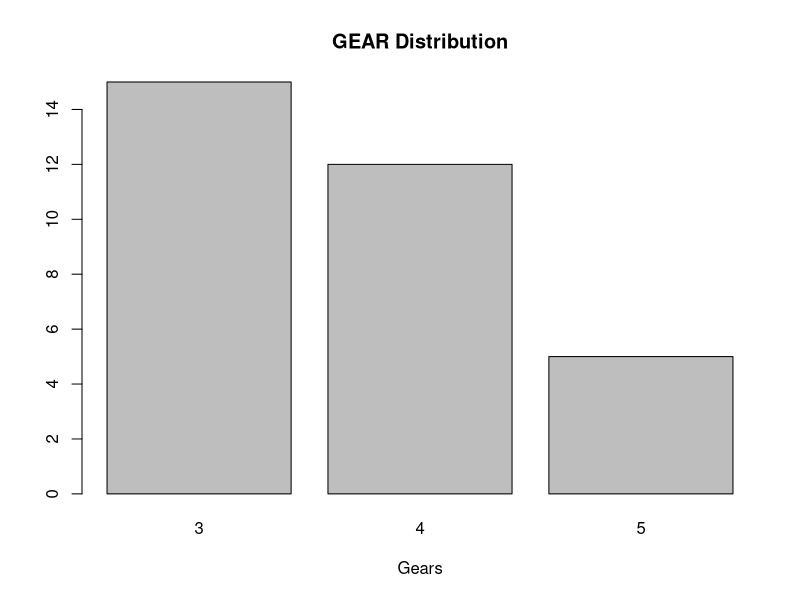
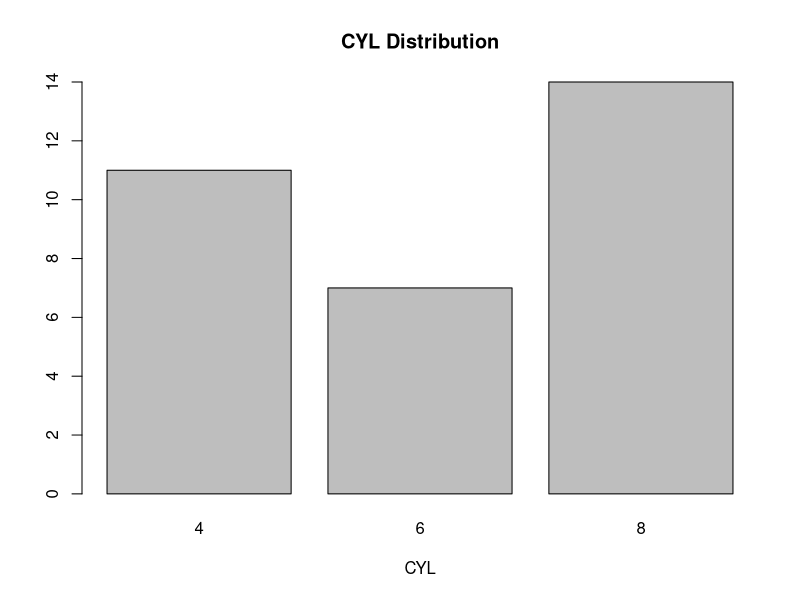
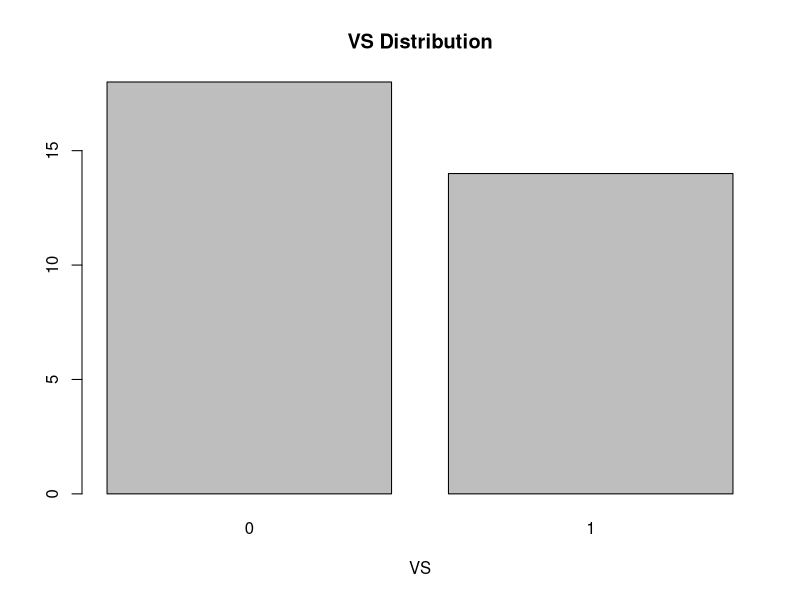
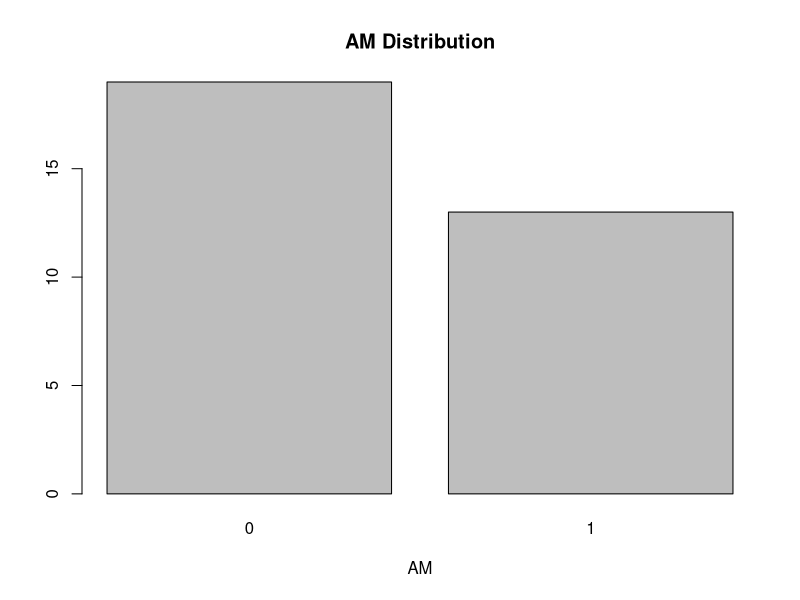
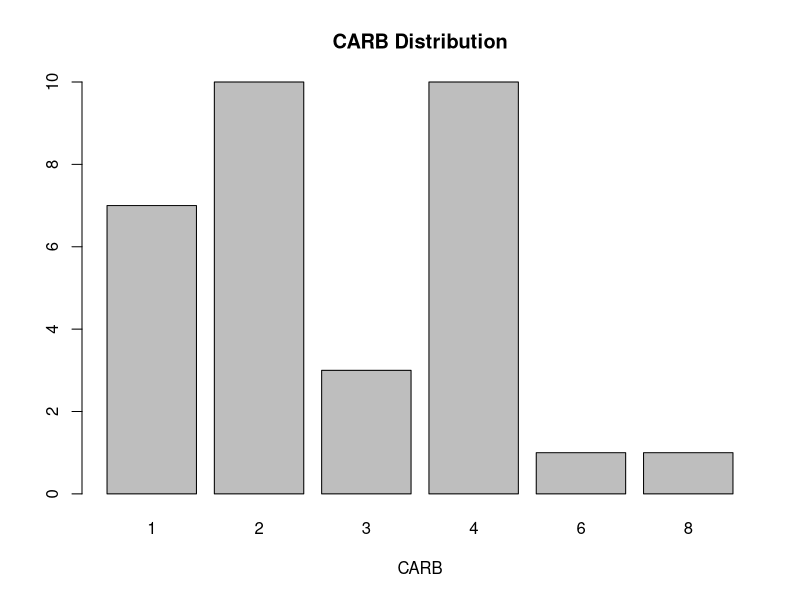

The R source for these figures, in order:
gear_count <- table(mtcars$gear)
barplot(gear_count, main="GEAR Distribution",xlab="Gears") 

cyl_count <- table(mtcars$cyl)
barplot(cyl_count, main="CYL Distribution",xlab="CYL")

vs_count <- table(mtcars$vs)
barplot(vs_count, main="VS Distribution",xlab="VS")

am_count <- table(mtcars$am)
barplot(am_count, main="AM Distribution",xlab="AM")

carb_count <- table(mtcars$carb)
barplot(carb_count, main="CARB Distribution",xlab="CARB")

